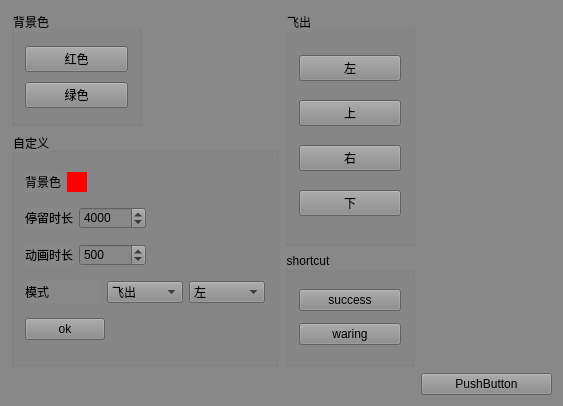
<?xml version="1.0" encoding="UTF-8"?>
<ui version="4.0">
 <class>tipClass</class>
 <widget class="QWidget" name="tipClass">
  <property name="geometry">
   <rect>
    <x>0</x>
    <y>0</y>
    <width>563</width>
    <height>406</height>
   </rect>
  </property>
  <property name="windowTitle">
   <string>tip</string>
  </property>
  <property name="styleSheet">
   <string notr="true">QWidget
{
background:#888888;
}</string>
  </property>
  <layout class="QGridLayout" name="gridLayout">
   <item row="0" column="0">
    <widget class="QGroupBox" name="groupBox">
     <property name="title">
      <string>背景色</string>
     </property>
     <layout class="QVBoxLayout" name="verticalLayout">
      <item>
       <widget class="QPushButton" name="pushButton_red">
        <property name="text">
         <string>红色</string>
        </property>
       </widget>
      </item>
      <item>
       <widget class="QPushButton" name="pushButton_green">
        <property name="text">
         <string>绿色</string>
        </property>
       </widget>
      </item>
     </layout>
    </widget>
   </item>
   <item row="0" column="2" rowspan="2">
    <widget class="QGroupBox" name="groupBox_2">
     <property name="title">
      <string>飞出</string>
     </property>
     <layout class="QVBoxLayout" name="verticalLayout_2">
      <item>
       <widget class="QPushButton" name="pushButton_left">
        <property name="text">
         <string>左</string>
        </property>
       </widget>
      </item>
      <item>
       <widget class="QPushButton" name="pushButton_top">
        <property name="text">
         <string>上</string>
        </property>
       </widget>
      </item>
      <item>
       <widget class="QPushButton" name="pushButton_right">
        <property name="text">
         <string>右</string>
        </property>
       </widget>
      </item>
      <item>
       <widget class="QPushButton" name="pushButton_bottom">
        <property name="text">
         <string>下</string>
        </property>
       </widget>
      </item>
     </layout>
    </widget>
   </item>
   <item row="1" column="0" rowspan="2" colspan="2">
    <widget class="QGroupBox" name="groupBox_3">
     <property name="title">
      <string>自定义</string>
     </property>
     <layout class="QVBoxLayout" name="verticalLayout_3">
      <item>
       <layout class="QHBoxLayout" name="horizontalLayout_2">
        <item>
         <widget class="QLabel" name="label">
          <property name="text">
           <string>背景色</string>
          </property>
         </widget>
        </item>
        <item>
         <widget class="QPushButton" name="pushButton_color">
          <property name="minimumSize">
           <size>
            <width>20</width>
            <height>20</height>
           </size>
          </property>
          <property name="maximumSize">
           <size>
            <width>20</width>
            <height>20</height>
           </size>
          </property>
          <property name="styleSheet">
           <string notr="true">background-color:red;border:0 solid red;</string>
          </property>
          <property name="text">
           <string/>
          </property>
          <property name="flat">
           <bool>false</bool>
          </property>
         </widget>
        </item>
        <item>
         <spacer name="horizontalSpacer_2">
          <property name="orientation">
           <enum>Qt::Horizontal</enum>
          </property>
          <property name="sizeHint" stdset="0">
           <size>
            <width>40</width>
            <height>20</height>
           </size>
          </property>
         </spacer>
        </item>
       </layout>
      </item>
      <item>
       <layout class="QHBoxLayout" name="horizontalLayout_5">
        <item>
         <widget class="QLabel" name="label_3">
          <property name="text">
           <string>停留时长</string>
          </property>
         </widget>
        </item>
        <item>
         <widget class="QSpinBox" name="spinBox_staytime">
          <property name="minimum">
           <number>1000</number>
          </property>
          <property name="maximum">
           <number>9999999</number>
          </property>
          <property name="singleStep">
           <number>500</number>
          </property>
          <property name="value">
           <number>4000</number>
          </property>
         </widget>
        </item>
        <item>
         <spacer name="horizontalSpacer_3">
          <property name="orientation">
           <enum>Qt::Horizontal</enum>
          </property>
          <property name="sizeHint" stdset="0">
           <size>
            <width>40</width>
            <height>20</height>
           </size>
          </property>
         </spacer>
        </item>
       </layout>
      </item>
      <item>
       <layout class="QHBoxLayout" name="horizontalLayout_4">
        <item>
         <widget class="QLabel" name="label_4">
          <property name="text">
           <string>动画时长</string>
          </property>
         </widget>
        </item>
        <item>
         <widget class="QSpinBox" name="spinBox_animationDuration">
          <property name="minimum">
           <number>100</number>
          </property>
          <property name="maximum">
           <number>9999999</number>
          </property>
          <property name="singleStep">
           <number>50</number>
          </property>
          <property name="value">
           <number>500</number>
          </property>
         </widget>
        </item>
        <item>
         <spacer name="horizontalSpacer_4">
          <property name="orientation">
           <enum>Qt::Horizontal</enum>
          </property>
          <property name="sizeHint" stdset="0">
           <size>
            <width>40</width>
            <height>20</height>
           </size>
          </property>
         </spacer>
        </item>
       </layout>
      </item>
      <item>
       <layout class="QHBoxLayout" name="horizontalLayout">
        <item>
         <widget class="QLabel" name="label_2">
          <property name="text">
           <string>模式</string>
          </property>
         </widget>
        </item>
        <item>
         <widget class="QComboBox" name="comboBox_animation">
          <item>
           <property name="text">
            <string>飞出</string>
           </property>
          </item>
          <item>
           <property name="text">
            <string>淡出</string>
           </property>
          </item>
          <item>
           <property name="text">
            <string>缩小</string>
           </property>
          </item>
         </widget>
        </item>
        <item>
         <widget class="QComboBox" name="comboBox_direction">
          <item>
           <property name="text">
            <string>左</string>
           </property>
          </item>
          <item>
           <property name="text">
            <string>上</string>
           </property>
          </item>
          <item>
           <property name="text">
            <string>右</string>
           </property>
          </item>
          <item>
           <property name="text">
            <string>下</string>
           </property>
          </item>
         </widget>
        </item>
       </layout>
      </item>
      <item>
       <layout class="QHBoxLayout" name="horizontalLayout_3">
        <item>
         <widget class="QPushButton" name="pushButton_ok">
          <property name="text">
           <string>ok</string>
          </property>
         </widget>
        </item>
        <item>
         <spacer name="horizontalSpacer">
          <property name="orientation">
           <enum>Qt::Horizontal</enum>
          </property>
          <property name="sizeHint" stdset="0">
           <size>
            <width>40</width>
            <height>20</height>
           </size>
          </property>
         </spacer>
        </item>
       </layout>
      </item>
     </layout>
    </widget>
   </item>
   <item row="2" column="2">
    <widget class="QGroupBox" name="groupBox_4">
     <property name="title">
      <string>shortcut</string>
     </property>
     <layout class="QVBoxLayout" name="verticalLayout_4">
      <item>
       <widget class="QPushButton" name="pushButton_success">
        <property name="text">
         <string>success</string>
        </property>
       </widget>
      </item>
      <item>
       <widget class="QPushButton" name="pushButton_warning">
        <property name="text">
         <string>waring</string>
        </property>
       </widget>
      </item>
     </layout>
    </widget>
   </item>
   <item row="3" column="1" colspan="2">
    <widget class="QWidget" name="widget" native="true"/>
   </item>
   <item row="3" column="3">
    <widget class="QPushButton" name="pushButton">
     <property name="text">
      <string>PushButton</string>
     </property>
    </widget>
   </item>
  </layout>
 </widget>
 <layoutdefault spacing="6" margin="11"/>
 <resources/>
 <connections/>
</ui>
